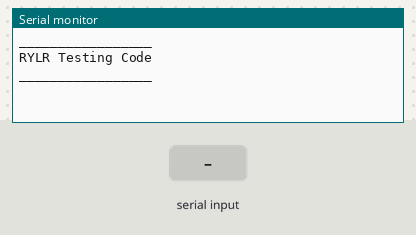
This sketch was run on a simulated Teensy 4. Parts: the last lines printed to the serial monitor. The test bench sets the inputs (shaded band). The modem accepts every AT command (registered, SIM ready, sends succeed) and sends nothing else.

Above: at 6.2 s.
6.3 s: "1\n" received over Serial
At 7.2 s:
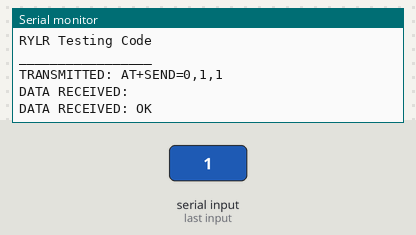
7.8 s: "1\n" received over the second serial link
At 9.0 s:
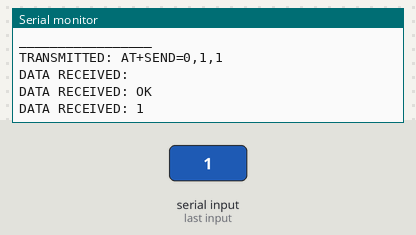
9.3 s: "0\n" received over Serial
At 10.5 s:
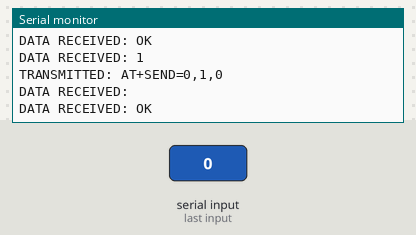
10.8 s: "0\n" received over the second serial link
At 11.4 s:
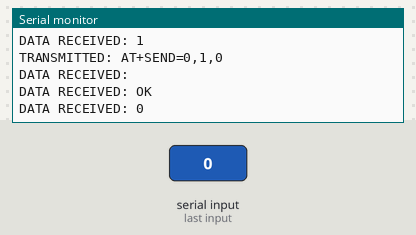

Measured:
- after the input at 6.3 s, the serial monitor: prints a new line at once (image 1)
- after the input at 7.8 s, the serial monitor: prints a new line at once (image 2)
- after the input at 9.3 s, the serial monitor: prints a new line at once (image 3)
- after the input at 10.8 s, the serial monitor: prints a new line at once (image 4)

The sketch:

RYLR_unitTest_18April2025.ino
```cpp
#define RXD2 7
#define TXD2 8

String data, response, transmit, input;

String parseRYLR(String input) {
  int start = input.indexOf(',') + 1;
  start = input.indexOf(',', start) + 1;
  int end = input.indexOf(',', start);
  String parsed = input.substring(start, end);
  parsed.trim();
  return parsed;
}

void receiveData() {
  if (Serial2.available()) {
    response = Serial2.readStringUntil('\n');
    response = parseRYLR(response);
    Serial.println("DATA RECEIVED: " + response);
    //Serial2.clear();
  }
}

void sendData(String data) {
  transmit = "AT+SEND=0," + String(data.length()) + "," + data + "\r\n";
  Serial2.print(transmit);
  delay(10);
}

void setup() {
  Serial.begin(115200);
  delay(5000);
  Serial2.begin(57600); // Serial2 for RYLR
  Serial.println("_________________");
  Serial.println("RYLR Testing Code");
  Serial.println("_________________");
}

void loop() {
  if(Serial.available()) {
    input = Serial.readStringUntil('\n');
    sendData(input);
    Serial.print("TRANSMITTED: " + transmit);
  }
  receiveData();
}
```
